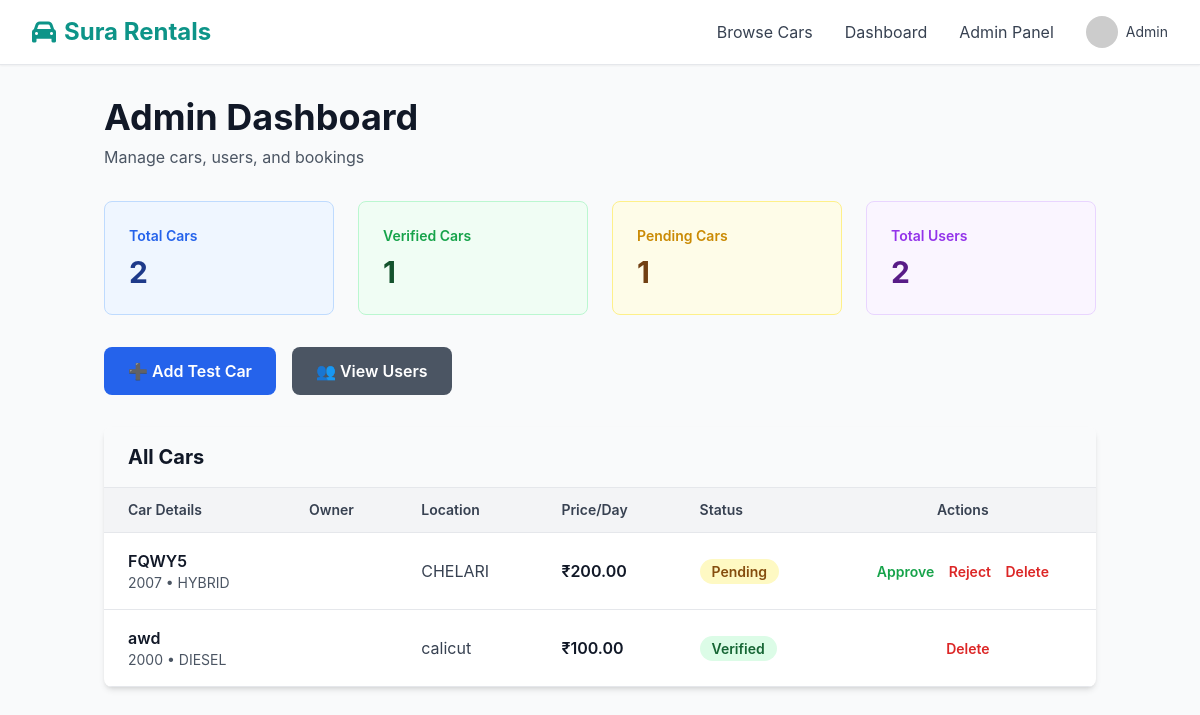
Page /admin-panel/dashboard/ (signed in) on the committed database.
### apps/accounts/models.py (models this page shows, shortened)
class CustomUser(AbstractUser):
    ROLE_CHOICES = (
        ('user', 'Regular User'),
        ('admin', 'Administrator'),
    )
    username = None  # Remove username field
    email = models.EmailField(unique=True)
    phone_number = models.CharField(max_length=20, blank=True)
    location = models.CharField(max_length=255, blank=True)
    role = models.CharField(max_length=20, choices=ROLE_CHOICES, default='user')
    is_verified = models.BooleanField(default=False)
    is_email_verified = models.BooleanField(default=False)
    is_phone_verified = models.BooleanField(default=False)
    is_active = models.BooleanField(default=True)
    created_at = models.DateTimeField(auto_now_add=True)
    updated_at = models.DateTimeField(auto_now=True)
    USERNAME_FIELD = 'email'
    REQUIRED_FIELDS = []
    objects = CustomUserManager()
    class Meta:
        db_table = 'custom_user'
        indexes = [
            models.Index(fields=['email']),
            models.Index(fields=['is_verified']),
            models.Index(fields=['is_active']),
        ]

### apps/cars/models.py (models this page shows, shortened)
class Car(models.Model):
    FUEL_TYPE_CHOICES = (
        ('petrol', 'Petrol'),
        ('diesel', 'Diesel'),
        ('electric', 'Electric'),
        ('hybrid', 'Hybrid'),
    )
    STATUS_CHOICES = (
        ('pending', 'Pending Verification'),
        ('verified', 'Verified'),
        ('rejected', 'Rejected'),
        ('delisted', 'Delisted'),
    )
    owner = models.ForeignKey(CustomUser, on_delete=models.CASCADE, related_name='cars')
    title = models.CharField(max_length=255)
    description = models.TextField()
    brand = models.CharField(max_length=100)
    model = models.CharField(max_length=100)
    year = models.IntegerField(validators=[
        MinValueValidator(1900),
        MaxValueValidator(2100)
    ])
    fuel_type = models.CharField(max_length=20, choices=FUEL_TYPE_CHOICES)
    price_per_day = models.DecimalField(max_digits=10, decimal_places=2, validators=[MinValueValidator(0)])
    location = models.CharField(max_length=255)
    registration_number = models.CharField(max_length=50, unique=True)
    mileage = models.IntegerField(help_text="Mileage in kilometers")
    transmission = models.CharField(max_length=50, choices=[('manual', 'Manual'), ('automatic', 'Automatic')])
    seats = models.IntegerField(validators=[MinValueValidator(1), MaxValueValidator(9)])
    color = models.CharField(max_length=50)
    rc_document = models.FileField(upload_to='car_documents/rc/')
    insurance_document = models.FileField(upload_to='car_documents/insurance/', null=True, blank=True)
    status = models.CharField(max_length=20, choices=STATUS_CHOICES, default='pending')
    is_available = models.BooleanField(default=True)
    rating = models.DecimalField(max_digits=3, decimal_places=2, default=0)
    total_bookings = models.IntegerField(default=0)
    created_at = models.DateTimeField(auto_now_add=True)
    updated_at = models.DateTimeField(auto_now=True)
    deleted_at = models.DateTimeField(null=True, blank=True)  # Soft delete
    class Meta:
        db_table = 'car'
        ordering = ['-created_at']
        indexes = [
            models.Index(fields=['owner', 'status']),
            models.Index(fields=['location', 'price_per_day']),
            models.Index(fields=['fuel_type']),
            models.Index(fields=['is_available']),
            models.Index(fields=['status']),
        ]

### apps/admin_panel/views.py (the view)
    def wrapped_view(request, *args, **kwargs):
        if not is_admin(request.user):
            messages.error(request, 'Unauthorized access. Admin only.')
            return redirect('login')
        return view_func(request, *args, **kwargs)

### apps/admin_panel/views.py (called while the page is built)
def is_admin(user):
    return user.is_authenticated and user.is_staff

def admin_required(view_func):
    def wrapped_view(request, *args, **kwargs):
        if not is_admin(request.user):
            messages.error(request, 'Unauthorized access. Admin only.')
            return redirect('login')
        return view_func(request, *args, **kwargs)
    return wrapped_view

@require_http_methods(["GET"])
@admin_required
def admin_dashboard(request):
    cars = Car.objects.all().order_by('-created_at')
    users = CustomUser.objects.all().count()
    pending_cars = Car.objects.filter(status='pending').count()
    verified_cars = Car.objects.filter(status='verified').count()
    context = {
        'cars': cars,
        'total_users': users,
        'pending_cars': pending_cars,
        'verified_cars': verified_cars,
        'total_cars': cars.count(),
    }
    return render(request, 'admin/dashboard.html', context)

### templates/admin/dashboard.html (shortened to what this page needs)
{% extends 'base.html' %}
{% block content %}
<div class="container mx-auto px-4 py-8">
    <div class="mb-8">
        <h1 class="text-4xl font-bold text-gray-900 mb-2">Admin Dashboard</h1>
        <p class="text-gray-600">Manage cars, users, and bookings</p>
    </div>
    <div class="grid grid-cols-1 md:grid-cols-4 gap-6 mb-8">
        <div class="bg-blue-50 rounded-lg p-6 border border-blue-200">
            <h3 class="text-sm font-semibold text-blue-600 mb-2">Total Cars</h3>
            <p class="text-3xl font-bold text-blue-900">{{ total_cars }}</p>
        </div>
        <div class="bg-green-50 rounded-lg p-6 border border-green-200">
            <h3 class="text-sm font-semibold text-green-600 mb-2">Verified Cars</h3>
            <p class="text-3xl font-bold text-green-900">{{ verified_cars }}</p>
        </div>
        <div class="bg-yellow-50 rounded-lg p-6 border border-yellow-200">
            <h3 class="text-sm font-semibold text-yellow-600 mb-2">Pending Cars</h3>
            <p class="text-3xl font-bold text-yellow-900">{{ pending_cars }}</p>
        </div>
        <div class="bg-purple-50 rounded-lg p-6 border border-purple-200">
            <h3 class="text-sm font-semibold text-purple-600 mb-2">Total Users</h3>
            <p class="text-3xl font-bold text-purple-900">{{ total_users }}</p>
        </div>
    </div>
    <div class="mb-8 flex gap-4">
        <a href="{% url 'admin_add_car' %}" class="bg-blue-600 hover:bg-blue-700 text-white px-6 py-3 rounded-lg font-semibold transition">
            ➕ Add Test Car
        </a>
        <a href="{% url 'admin_view_users' %}" class="bg-gray-600 hover:bg-gray-700 text-white px-6 py-3 rounded-lg font-semibold transition">
            👥 View Users
        </a>
    </div>
    <div class="bg-white rounded-lg shadow-md overflow-hidden">
        <div class="px-6 py-4 bg-gray-50 border-b">
            <h2 class="text-xl font-bold text-gray-900">All Cars</h2>
        </div>
        {% if cars %}
        <div class="overflow-x-auto">
            <table class="w-full">
                <thead class="bg-gray-100 border-b">
                    <tr>
                        <th class="px-6 py-3 text-left text-sm font-semibold text-gray-700">Car Details</th>
                        <th class="px-6 py-3 text-left text-sm font-semibold text-gray-700">Owner</th>
                        <th class="px-6 py-3 text-left text-sm font-semibold text-gray-700">Location</th>
                        <th class="px-6 py-3 text-left text-sm font-semibold text-gray-700">Price/Day</th>
                        <th class="px-6 py-3 text-left text-sm font-semibold text-gray-700">Status</th>
                        <th class="px-6 py-3 text-center text-sm font-semibold text-gray-700">Actions</th>
                    </tr>
                </thead>
                <tbody>
                    {% for car in cars %}
                    <tr class="border-b hover:bg-gray-50">
                        <td class="px-6 py-4">
                            <p class="font-semibold text-gray-900">{{ car.make }} {{ car.model }}</p>
                            <p class="text-sm text-gray-600">{{ car.year }} • {{ car.fuel_type|upper }}</p>
                        </td>
                        <td class="px-6 py-4 text-gray-700">{{ car.owner.first_name }} {{ car.owner.last_name }}</td>
                        <td class="px-6 py-4 text-gray-700">{{ car.location }}</td>
                        <td class="px-6 py-4 font-semibold text-gray-900">₹{{ car.price_per_day }}</td>
                        <td class="px-6 py-4">
                            {% if car.status == 'verified' %}
                            <span class="px-3 py-1 bg-green-100 text-green-800 rounded-full text-sm font-semibold">Verified</span>
                            {% elif car.status == 'pending' %}
                            <span class="px-3 py-1 bg-yellow-100 text-yellow-800 rounded-full text-sm font-semibold">Pending</span>
                            {% elif car.status == 'rejected' %}
                            <span class="px-3 py-1 bg-red-100 text-red-800 rounded-full text-sm font-semibold">Rejected</span>
                            {% endif %}
                        </td>
                        <td class="px-6 py-4 text-center">
                            {% if car.status == 'pending' %}
                            <form method="post" action="{% url 'admin_approve_car' car.id %}" style="display:inline;">
                                <button type="submit" class="text-green-600 hover:text-green-800 font-semibold text-sm">Approve</button>
                            </form>
                            <form method="post" action="{% url 'admin_reject_car' car.id %}" style="display:inline; margin-left:10px;">
                                <button type="submit" class="text-red-600 hover:text-red-800 font-semibold text-sm">Reject</button>
                            </form>
                            {% endif %}
                            <form method="post" action="{% url 'admin_delete_car' car.id %}" style="display:inline; margin-left:10px;" onclick="return confirm('Are you sure?');">
                                <button type="submit" class="text-red-600 hover:text-red-800 font-semibold text-sm">Delete</button>
                            </form>
                        </td>
                    </tr>
                    {% endfor %}
                </tbody>
            </table>
        </div>
        {% else %}
        <div class="px-6 py-8 text-center text-gray-500">
            <p>No cars found. <a href="{% url 'admin_add_car' %}" class="text-blue-600 hover:underline">Add one now</a></p>
        </div>
        {% endif %}
    </div>
</div>
{% endblock %}

### templates/base.html (shortened to what this page needs)
<!DOCTYPE html>
<html lang="en">
<head>
    <script src="https://cdn.tailwindcss.com"></script>
    <script src="https://cdn.tailwindcss.com?plugins=forms,typography"></script>
    <link rel="stylesheet" href="https://cdnjs.cloudflare.com/ajax/libs/font-awesome/6.4.0/css/all.min.css">
</head>
<body class="bg-gray-50">
    {% include 'includes/navbar.html' %}
    <main class="min-h-screen">
        {% block content %}{% endblock %}
    </main>
</body>
</html>

### templates/includes/navbar.html (shortened to what this page needs)
<nav class="sticky top-0 z-50 bg-white border-b border-gray-200 shadow-sm">
    <div class="max-w-7xl mx-auto px-4 sm:px-6 lg:px-8">
        <div class="flex justify-between items-center h-16">
            <a href="{% url 'home' %}" class="flex items-center space-x-2">
                <i class="fas fa-car text-teal-600 text-2xl"></i>
                <span class="text-2xl font-bold text-teal-600">Sura Rentals</span>
            </a>
            <div class="hidden md:flex items-center space-x-8">
                <a href="{% url 'browse_cars' %}" class="text-gray-700 hover:text-teal-600 transition">Browse Cars</a>
                {% if user.is_authenticated %}
                    <a href="{% url 'dashboard' %}" class="text-gray-700 hover:text-teal-600 transition">Dashboard</a>
                    {% if user.role == 'admin' %}
                        <a href="/admin/" class="text-gray-700 hover:text-teal-600 transition">Admin Panel</a>
                    {% endif %}
                    <div class="relative group">
                        <button class="flex items-center space-x-2 text-gray-700 hover:text-teal-600 transition">
                            <img src="https://ui-avatars.com/api/?name={{ user.first_name }}+{{ user.last_name }}&background=0d8abc&color=fff"
                                 alt="{{ user.email }}" class="h-8 w-8 rounded-full">
                            <span class="text-sm">{{ user.first_name|default:user.email }}</span>
                        </button>
                    </div>
                {% else %}
                    <a href="{% url 'login' %}" class="text-gray-700 hover:text-teal-600 transition">Log In</a>
                    <a href="{% url 'signup_step1' %}" class="bg-orange-500 text-white px-6 py-2 rounded-full hover:bg-orange-600 transition font-medium">Sign Up</a>
                {% endif %}
            </div>
        </div>
    </div>
</nav>

### templates/base.html (style rules this page uses)
* { margin: 0; padding: 0; box-sizing: border-box; }
body { font-family: -apple-system, BlinkMacSystemFont, 'Segoe UI', Roboto, 'Helvetica Neue', Arial, sans-serif; background-color: #f8f9fa; }

### rows in the picture
CustomUser: first_name "Admin"
Car: model "FQWY5", year "2007", fuel_type "HYBRID", location "CHELARI", price_per_day "200.00", status "Pending"
Car: model "awd", year "2000", fuel_type "DIESEL", location "calicut", price_per_day "100.00", status "Verified"

### other values in the picture
{{ total_cars }} "2"
{{ verified_cars }} "1"
{{ pending_cars }} "1"
{{ total_users }} "2"
